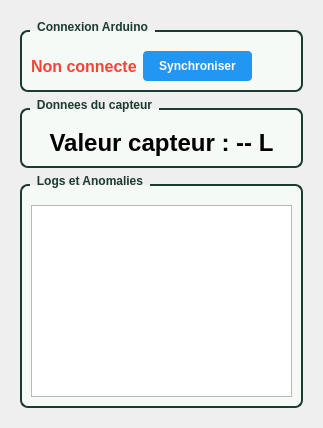
      <widget class="QWidget" name="tabArduino">
       <attribute name="title">
        <string>Arduino</string>
       </attribute>
       <layout class="QVBoxLayout" name="verticalLayout_12">
        <property name="leftMargin">
         <number>20</number>
        </property>
        <property name="topMargin">
         <number>20</number>
        </property>
        <property name="rightMargin">
         <number>20</number>
        </property>
        <property name="bottomMargin">
         <number>20</number>
        </property>
        <item>
         <widget class="QGroupBox" name="groupConnexion">
          <property name="styleSheet">
           <string notr="true">QGroupBox {
    font-weight: bold;
    border: 2px solid #1A3C2F;
    border-radius: 8px;
    margin-top: 10px;
    padding-top: 10px;
    background-color: #F5FAF7;
}
QGroupBox::title {
    subcontrol-origin: margin;
    left: 10px;
    padding: 0 5px;
    color: #1A3C2F;
}</string>
          </property>
          <property name="title">
           <string>Connexion Arduino</string>
          </property>
          <layout class="QHBoxLayout" name="layoutConnexion">
           <item>
            <widget class="QLabel" name="labelEtatConnexion">
             <property name="styleSheet">
              <string notr="true">font-size: 16px; font-weight: bold; color: #f44336;</string>
             </property>
             <property name="text">
              <string>Non connecte</string>
             </property>
            </widget>
           </item>
           <item>
            <widget class="QPushButton" name="btnSynchroniser">
             <property name="styleSheet">
              <string notr="true">QPushButton {
    background-color: #2196f3;
    color: white;
    border: none;
    padding: 8px 16px;
    border-radius: 4px;
    font-weight: bold;
}
QPushButton:hover {
    background-color: #42a5f5;
}</string>
             </property>
             <property name="text">
              <string>Synchroniser</string>
             </property>
            </widget>
           </item>
           <item>
            <spacer name="horizontalSpacer_10">
             <property name="orientation">
              <enum>Qt::Orientation::Horizontal</enum>
             </property>
             <property name="sizeHint" stdset="0">
              <size>
               <width>40</width>
               <height>20</height>
              </size>
             </property>
            </spacer>
           </item>
          </layout>
         </widget>
        </item>
        <item>
         <widget class="QGroupBox" name="groupCapteur">
          <property name="styleSheet">
           <string notr="true">QGroupBox {
    font-weight: bold;
    border: 2px solid #1A3C2F;
    border-radius: 8px;
    margin-top: 10px;
    padding-top: 10px;
    background-color: #F5FAF7;
}
QGroupBox::title {
    subcontrol-origin: margin;
    left: 10px;
    padding: 0 5px;
    color: #1A3C2F;
}</string>
          </property>
          <property name="title">
           <string>Donnees du capteur</string>
          </property>
          <layout class="QVBoxLayout" name="layoutCapteur">
           <item>
            <widget class="QLabel" name="labelValeurCapteur">
             <property name="styleSheet">
              <string notr="true">font-size: 24px; font-weight: bold;</string>
             </property>
             <property name="text">
              <string>Valeur capteur : -- L</string>
             </property>
             <property name="alignment">
              <set>Qt::AlignmentFlag::AlignCenter</set>
             </property>
            </widget>
           </item>
          </layout>
         </widget>
        </item>
        <item>
         <widget class="QGroupBox" name="groupLogs">
          <property name="styleSheet">
           <string notr="true">QGroupBox {
    font-weight: bold;
    border: 2px solid #1A3C2F;
    border-radius: 8px;
    margin-top: 10px;
    padding-top: 10px;
    background-color: #F5FAF7;
}
QGroupBox::title {
    subcontrol-origin: margin;
    left: 10px;
    padding: 0 5px;
    color: #1A3C2F;
}</string>
          </property>
          <property name="title">
           <string>Logs et Anomalies</string>
          </property>
          <layout class="QVBoxLayout" name="layoutLogs">
           <item>
            <widget class="QTextEdit" name="textLogsArduino">
             <property name="styleSheet">
              <string notr="true">font-family: Consolas, monospace;</string>
             </property>
             <property name="readOnly">
              <bool>true</bool>
             </property>
            </widget>
           </item>
          </layout>
         </widget>
        </item>
       </layout>
      </widget>
